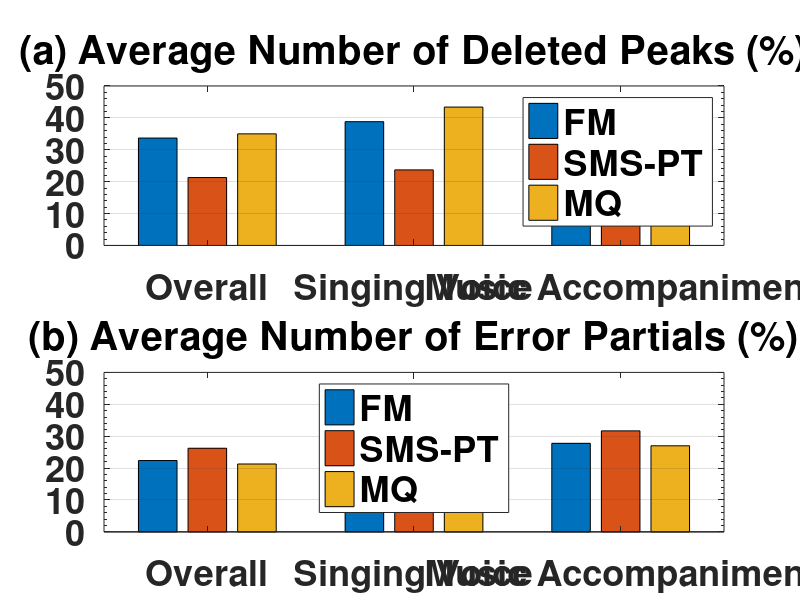

MATLAB code for this plot:
clear all; close all; clc

% All
Data = [0.336725273000000,0.212902982000000,0.349917580000000;0.388127448000000,0.236942410000000,0.433876529000000;0.179920388000000,0.0717846170000000,0.128522215000000;0.223704807000000,0.262202714000000,0.212786790000000;0.173510979000000,0.216857304000000,0.161780431000000;0.277666898000000,0.316708612000000,0.269911176000000];
x = [5,10,15,20,25,30,35,40,45,50];

FontSize = 26;

figure('Color', 'w', 'units','normalized','outerposition',[0 0 1 1]);
% Average number of deleted peaks (%)
subplot(2,1,1);
bar(Data(1:3,:)*100);
colormap('gray');
title('(a) Average Number of Deleted Peaks (%)','FontWeight','bold','FontSize', FontSize);
ylim(gca,[0,50]);
set(gca, 'XTickLabel',{'Overall','Singing Voice','Music Accompaniment'}, 'YMinorTick','on','YGrid','on','FontWeight','bold','FontSize', FontSize);
h = legend('FM','SMS-PT','MQ','Location','northeast');
set(h,'FontWeight','bold','FontSize', FontSize);

% Average Number of Error Partials 
subplot(2,1,2);
bar(Data(4:6,:)*100);
colormap('gray');
title('(b) Average Number of Error Partials (%)','FontWeight','bold','FontSize', FontSize);
ylim(gca,[0,50]);
set(gca, 'XTickLabel',{'Overall','Singing Voice','Music Accompaniment'}, 'YMinorTick','on','YGrid','on','FontWeight','bold','FontSize', FontSize);
h = legend('FM','SMS-PT','MQ','Location','north');
set(h,'FontWeight','bold','FontSize', FontSize);

